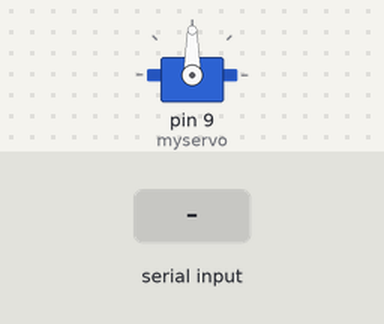
The sketch below on a simulated Arduino Uno, built with avr-gcc and run on an emulated ATmega328P. On the bench: servo. Inputs (shaded band) come from the test bench.

Above: at 1.2 s.
1.3 s: "1" received over Serial
At 2.5 s:
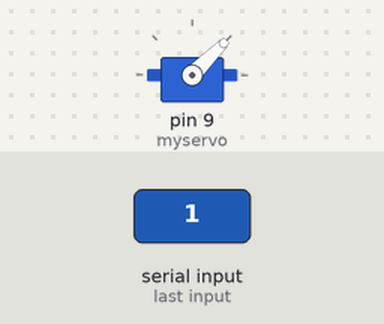
Timing chart, 0 to 4.3 s (numbered marks = the images above; inputs shaded):
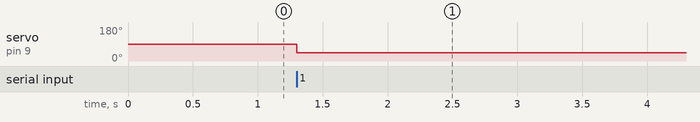

Measured:
- after the input at 1.3 s, servo on pin 9 (myservo): 90° → 45° at once

The sketch:

SpaceLab.ino
```cpp
#include <Servo.h>
bool activated = false;
Servo myservo;
void setup()
{
  myservo.attach(9);
  Serial.begin(9600);

}
void loop() {
  if (activated){
    return;
  }
  if (Serial.available() <= 0) {
    return;
  }
  myservo.write(45);
  activated = true;
}
```
